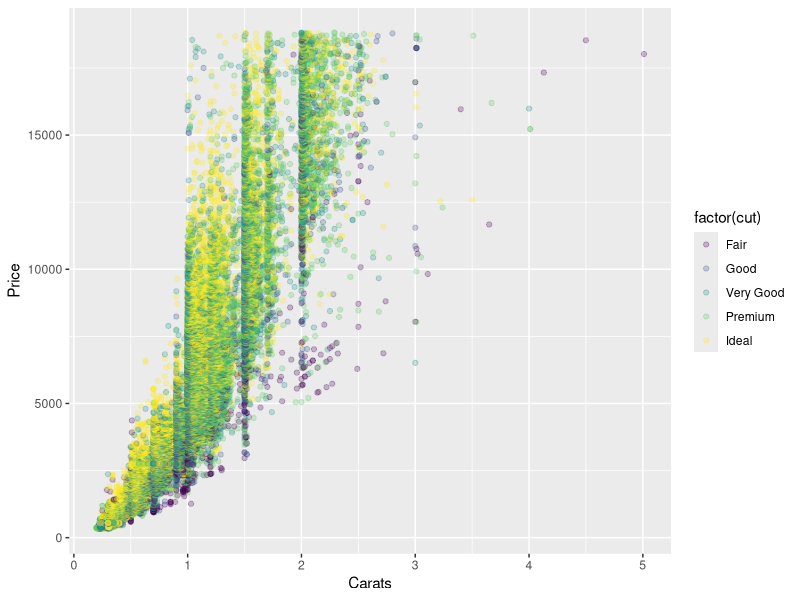
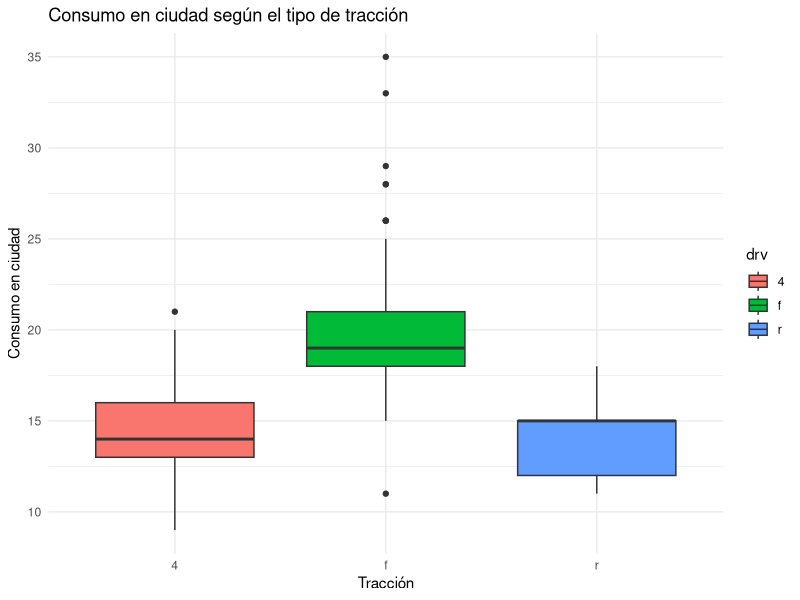
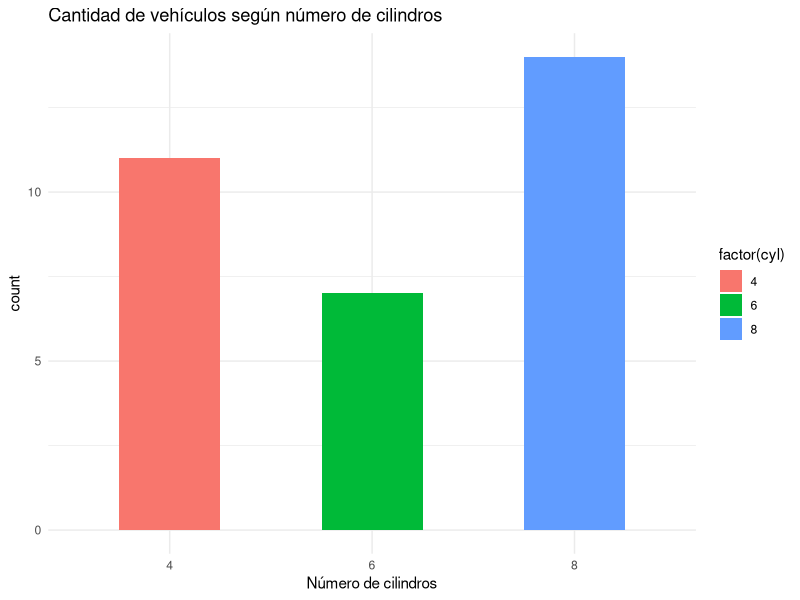
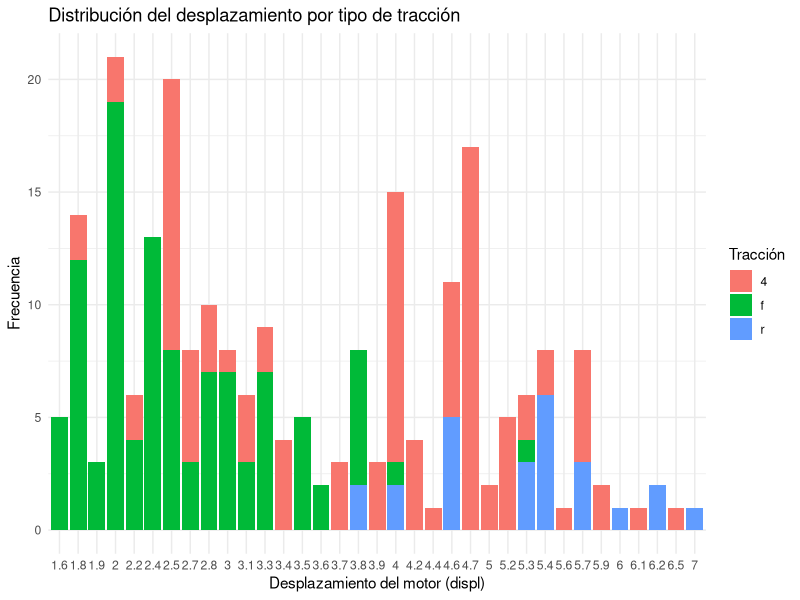
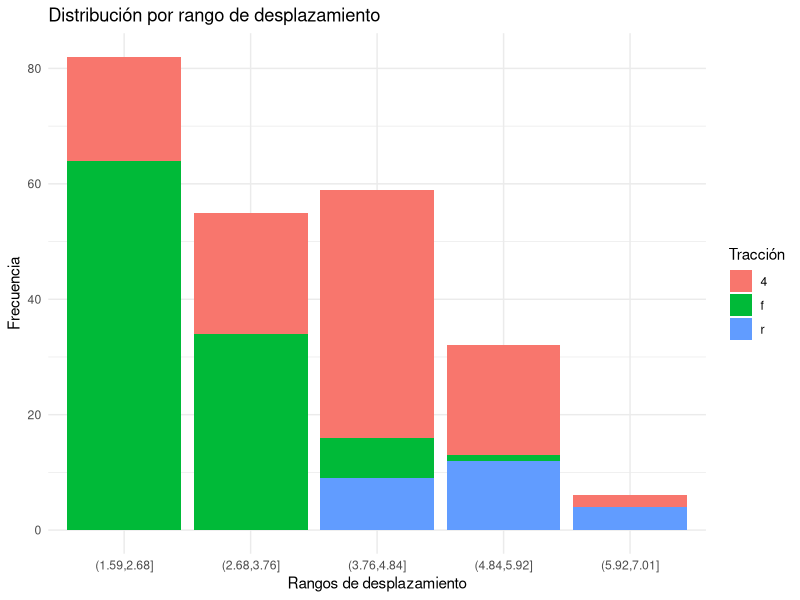
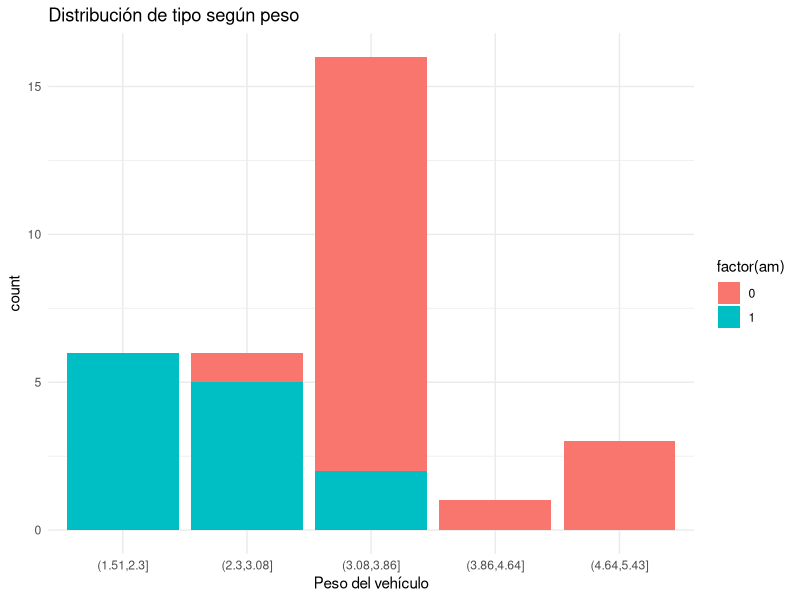
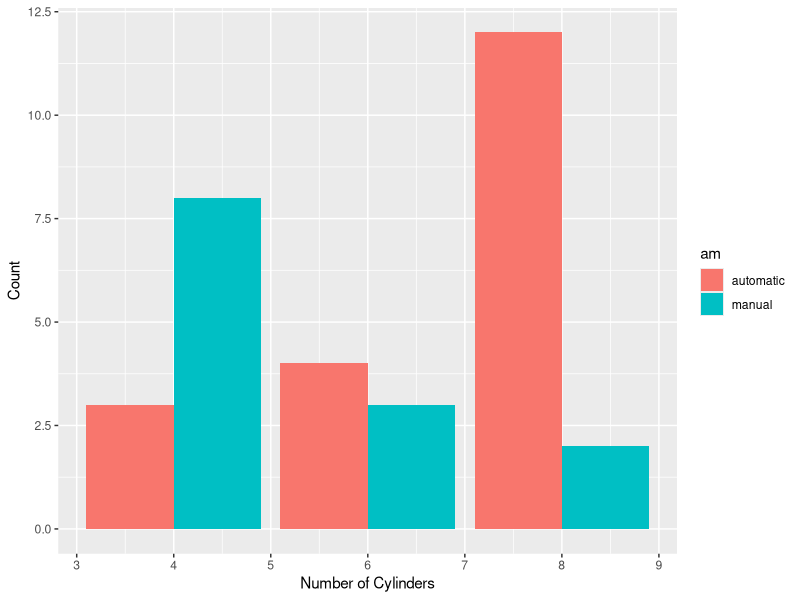
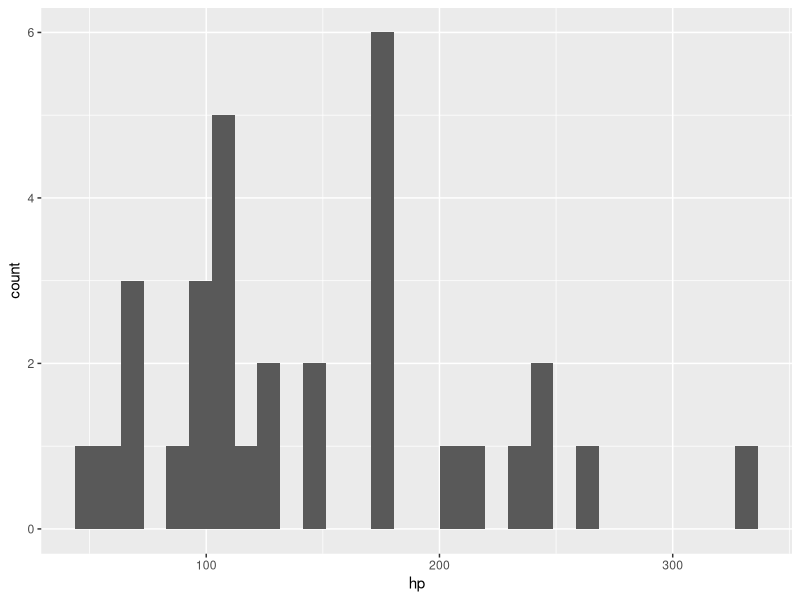

Here is the R script that generated these plots, in order:
# Cargar ggplot2
library(ggplot2)

diamonds

ggplot(data = diamonds, aes(x=carat, y=price, color=factor(cut))) +
  geom_point(alpha=0.25) +
  labs(x="Carats",y="Price")

mpg

ggplot(data = mpg, aes(x = factor(drv), y = cty, fill = drv)) +
  geom_boxplot() +
  labs(x = "Tracción", y = "Consumo en ciudad", title = "Consumo en ciudad según el tipo de tracción") +
  theme_minimal()

mtcars

ggplot(data=mtcars, aes(x=factor(cyl), fill=factor(cyl))) +
  geom_bar(width = .5) +
  labs(x="Número de cilindros", title="Cantidad de vehículos según número de cilindros") +
  theme_minimal()

?mpg

library(ggplot2)

ggplot(data = mpg, aes(x = factor(displ), fill = factor(drv))) +
  geom_bar() +
  theme_minimal() +
  labs(x = "Desplazamiento del motor (displ)", y = "Frecuencia", fill = "Tracción", title = "Distribución del desplazamiento por tipo de tracción")

ggplot(mpg, aes(x = cut(displ, breaks = 5), fill = factor(drv))) +
  geom_bar() +
  theme_minimal() +
  labs(x = "Rangos de desplazamiento", y = "Frecuencia", fill = "Tracción", title = "Distribución por rango de desplazamiento")

str(mpg)

?mtcars

ggplot(data=mtcars, aes(x=cut(wt, breaks=5), fill=factor(am))) +
  geom_bar() +
  labs(x="Peso del vehículo", title="Distribución de tipo según peso") +
  theme_minimal()


mtcars2 <- within(mtcars, {am <- factor(am, labels = c("automatic", "manual"))})

ggplot(mtcars2, aes(cyl, fill=am))+
  geom_bar(position="dodge")+xlab("Number of Cylinders")+ylab("Count")


?mtcars

ggplot(mtcars, aes(x=hp)) +
  geom_histogram()

cars





